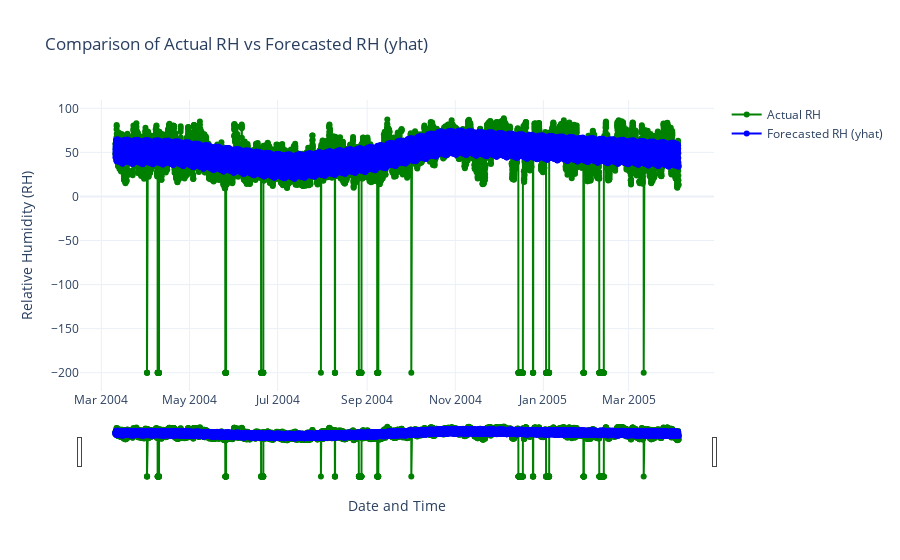

The notebook cell saved with this chart:
### Markdown cell above
## Forecast vs Actual Comparison:

### Code cell
# Visualize Comparison Chart: where purpose is to compare rh (Actual RH) vs yhat

import pandas as pd
import plotly.graph_objects as go

# Load dataset
df = pd.read_csv("Air_Quality_Data.csv")
df['ds'] = pd.to_datetime(df['ds'])

# Create figure
fig = go.Figure()

# Add actual RH (ground truth)
fig.add_trace(
    go.Scatter(
        x=df['ds'],
        y=df['rh'],
        mode='lines+markers',
        name='Actual RH',
        line=dict(color='green')
    )
)

# Add forecasted RH (yhat)
fig.add_trace(
    go.Scatter(
        x=df['ds'],
        y=df['yhat'],
        mode='lines+markers',
        name='Forecasted RH (yhat)',
        line=dict(color='blue')
    )
)

# Update layout
fig.update_layout(
    title='Comparison of Actual RH vs Forecasted RH (yhat)',
    xaxis_title='Date and Time',
    yaxis_title='Relative Humidity (RH)',
    hovermode='x unified',
    xaxis=dict(rangeslider_visible=True),
    template='plotly_white'
)

# Save Image:
fig.write_image("rh_vs_yhat_comparison_chart.png")

# Show figure
fig.show()

### Figure 1 — Plotly figure (JSON) as saved in the notebook; plotly's stock layout.template omitted (floating-point values rounded to 4 significant figures; data arrays with more than 128 entries replaced by an {"elided": "..."} marker saying what was removed)
{"data": [{"line": {"color": "green"}, "mode": "lines+markers", "name": "Actual RH", "type": "scatter", "x": {"elided": "9357 str values"}, "y": {"elided": "9357 float values"}}, {"line": {"color": "blue"}, "mode": "lines+markers", "name": "Forecasted RH (yhat)", "type": "scatter", "x": {"elided": "9357 str values"}, "y": {"elided": "9357 float values"}}], "layout": {"hovermode": "x unified", "title": {"text": "Comparison of Actual RH vs Forecasted RH (yhat)"}, "xaxis": {"rangeslider": {"visible": true}, "title": {"text": "Date and Time"}}, "yaxis": {"title": {"text": "Relative Humidity (RH)"}}}}
